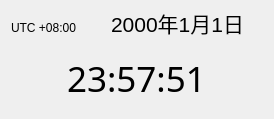
  <widget class="QWidget" name="layoutWidget">
   <property name="geometry">
    <rect>
     <x>578</x>
     <y>54</y>
     <width>274</width>
     <height>119</height>
    </rect>
   </property>
   <layout class="QVBoxLayout" name="verticalLayout">
    <item>
     <layout class="QHBoxLayout" name="horizontalLayout_2">
      <item>
       <widget class="QLabel" name="label">
        <property name="text">
         <string>UTC +08:00</string>
        </property>
       </widget>
      </item>
      <item>
       <widget class="QDateEdit" name="dateEdit">
        <property name="minimumSize">
         <size>
          <width>0</width>
          <height>30</height>
         </size>
        </property>
        <property name="font">
         <font>
          <family>Arial</family>
          <pointsize>16</pointsize>
          <weight>50</weight>
          <italic>false</italic>
          <bold>false</bold>
         </font>
        </property>
        <property name="focusPolicy">
         <enum>Qt::NoFocus</enum>
        </property>
        <property name="styleSheet">
         <string notr="true">background: transparent;
font: 16pt &quot;Arial&quot;;</string>
        </property>
        <property name="frame">
         <bool>false</bool>
        </property>
        <property name="alignment">
         <set>Qt::AlignCenter</set>
        </property>
        <property name="buttonSymbols">
         <enum>QAbstractSpinBox::NoButtons</enum>
        </property>
        <property name="displayFormat">
         <string>yyyy年M月d日</string>
        </property>
       </widget>
      </item>
     </layout>
    </item>
    <item>
     <widget class="QTimeEdit" name="timeEdit">
      <property name="minimumSize">
       <size>
        <width>0</width>
        <height>40</height>
       </size>
      </property>
      <property name="font">
       <font>
        <family>Arial Black</family>
        <pointsize>26</pointsize>
        <weight>10</weight>
        <italic>false</italic>
        <bold>false</bold>
       </font>
      </property>
      <property name="focusPolicy">
       <enum>Qt::NoFocus</enum>
      </property>
      <property name="autoFillBackground">
       <bool>true</bool>
      </property>
      <property name="styleSheet">
       <string notr="true">background: transparent;
font: 87 26pt &quot;Arial Black&quot;;
</string>
      </property>
      <property name="frame">
       <bool>false</bool>
      </property>
      <property name="alignment">
       <set>Qt::AlignCenter</set>
      </property>
      <property name="readOnly">
       <bool>true</bool>
      </property>
      <property name="buttonSymbols">
       <enum>QAbstractSpinBox::NoButtons</enum>
      </property>
      <property name="maximumDateTime">
       <datetime>
        <hour>23</hour>
        <minute>59</minute>
        <second>59</second>
        <year>2000</year>
        <month>1</month>
        <day>1</day>
       </datetime>
      </property>
      <property name="currentSection">
       <enum>QDateTimeEdit::HourSection</enum>
      </property>
      <property name="displayFormat">
       <string>H:mm:ss</string>
      </property>
      <property name="time">
       <time>
        <hour>23</hour>
        <minute>57</minute>
        <second>51</second>
       </time>
      </property>
     </widget>
    </item>
   </layout>
  </widget>
